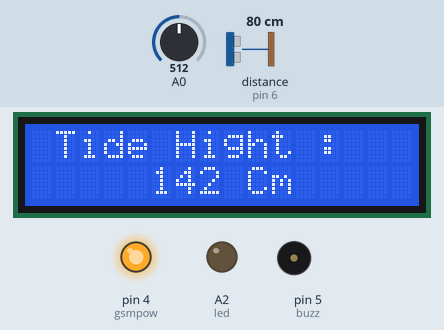
Recording of a sketch running on a simulated Arduino Uno, built with avr-gcc and run on an emulated ATmega328P. Parts: 16×2 character LCD, output pins drawn as LEDs (lit = HIGH), buzzer (waves = sounding). Wiring (inferred from the names in the program): ultrasonic range finder: trigger pin 7; echo pin 6. The inputs (shaded band) are chosen by the test bench; at power-on: distance to the obstacle (sensor on pin 6) 80 cm, A0 = 512. The echo pulse lasts 58.3 µs per cm; the modem accepts every AT command (registered, SIM ready, sends succeed) and sends nothing else; pins used as bus, display or sensor lines are not drawn; what the sketch prints to the serial monitor is not drawn.

Above: at 2.2 s.
2.3 s: distance to the obstacle (sensor on pin 6) set to 2 cm
At 8.1 s:
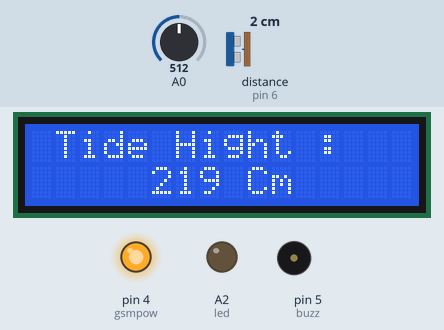
8.6 s: A0 set to 26
At 18.3 s:
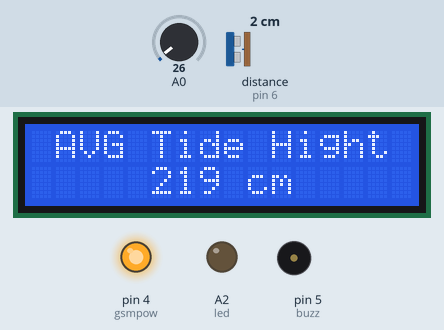
22.4 s: A0 set to 23
At 27.5 s:
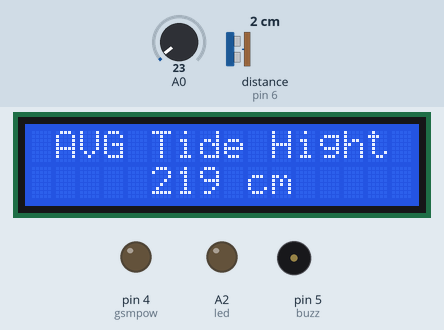
Timing chart, 0 to 29.6 s (numbered marks = the images above; inputs shaded):
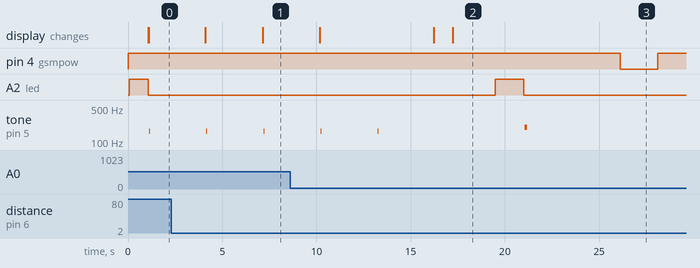

Measured:
- the behaviour switches between 25 and 24 on A0 (found by bisection; images 2 and 3)
- after the input at 2.3 s, the display: first changes after 1.8 s (image 1 shows a later state)
- by itself, tone on pin 5 (buzz): plays 166 Hz for 0.04 s, 166 Hz for 0.04 s, 199 Hz for 0.12 s

The sketch:

Oluvil.ino
```cpp
#include <SoftwareSerial.h>
#include <LiquidCrystal.h>


SoftwareSerial sms(2, 3); // RX | TX
LiquidCrystal lcd(13,12,11,10,9,8);
#define echoPin 6 // Echo Pin
#define trigPin 7 // Trigger Pi

int maximumRange = 800; // Maximum range needed
int minimumRange = 0; // Minimum range needed
long duration, distance; // Duration used to calculate distance
int temp =0;
int hight = 0;
const int gsmpow = 4;
const int aCpow = A1;
const int led = A2;
const int buzz =5;
int sensorValue = 0;
//===================================================
String msg = "";
String cmd = "";
String svNo="+94769840923";
//String svNo="+94777548249";
int rdlog[50];
int numberofReadings =5;
int averageDistance =0;
int i =0;
int x=0;
int y=0;

char loc[]="1005";

//==================================
void(* resetFunc) (void) = 0;
void tideDataSend();

void gsmSetup();
int getDistance();
void sendSms(int height,float temp,int ac);

void setup()
{
  pinMode(aCpow, INPUT_PULLUP);
  Serial.begin(2400);
  sms.begin(2400);


  pinMode(buzz, OUTPUT);
  pinMode(gsmpow, OUTPUT);
    pinMode(led, OUTPUT);
  digitalWrite(gsmpow, HIGH);
  pinMode(trigPin, OUTPUT);
  pinMode(echoPin, INPUT);


  lcd.begin(16, 2);
  lcd.setCursor(5, 0);
  lcd.print("Welcome");
  digitalWrite(led,HIGH);
  delay(1000);
    digitalWrite(led,LOW);
  lcd.clear();
  lcd.setCursor(1, 0);
  lcd.print("GSM Tide");
  lcd.setCursor(5, 1);
  lcd.print("Gauage");
  gsmSetup();


}

void loop()
{
   tideDataSend();

    delay(5000);
    digitalWrite(gsmpow, LOW);
    delay(2000);
    digitalWrite(gsmpow, HIGH);
    delay(2000);
    while (sms.available())
  {
    Serial.write(sms.read());
  }

     sensorValue = analogRead(A0);
     Serial.println(sensorValue);
   delay(900000);

}

//=============================================================
int getDistance(){

     duration=0;
     digitalWrite(trigPin, LOW);
     delayMicroseconds(2);
     digitalWrite(trigPin, HIGH);
     delayMicroseconds(10);
     digitalWrite(trigPin, LOW);
     duration = pulseIn(echoPin, HIGH);
      //Calculate the distance (in cm) based on the speed of sound.
     distance = duration/58.2;
     if (distance >= maximumRange || distance <= minimumRange){

     Serial.println("-1");
     lcd.clear();
     lcd.setCursor(1, 0);
     lcd.print("Tide Sensor");
     lcd.setCursor(5, 1);
     lcd.print("Fail");

     delay(2500);
    for(int i=0; i<800; i++)
      {
               digitalWrite(buzz, HIGH);
               delay(5);
               digitalWrite(buzz, LOW);
      }
     delay(5000);
      resetFunc();  //call reset
    }
     else {
      distance=221-distance;
      Serial.print(" ");
      Serial.println(distance);
      lcd.clear();
      lcd.setCursor(1, 0);
      lcd.print("Tide Hight : ");
      lcd.setCursor(5, 1);
      lcd.print(distance);
      lcd.print(" Cm");
     }

      return distance;
}
//=====================================================
void tideDataSend()
{


     averageDistance=0;
     x=0;
     for(int j=0;j<numberofReadings;j++){
          rdlog[j]=getDistance();
          for(int i=0; i<5; i++)
      {
               digitalWrite(buzz, HIGH);
               delay(5);
               digitalWrite(buzz, LOW);
      }
          y=abs(rdlog[j]-rdlog[j-1]);
          if(y<10)
          {
          averageDistance = averageDistance+distance;
           x++;
          }
          else{
            Serial.println("Not add");
          }
          delay(3000);
     }
    lcd.clear();
    lcd.setCursor(1, 0);
    delay(1000);
    averageDistance=averageDistance/x;
    Serial.println(" Avarage Distence:");
    Serial.println(averageDistance);
    lcd.clear();
    lcd.setCursor(1, 0);
    lcd.print("AVG Tide Hight");
    lcd.setCursor(5, 1);
    lcd.print( averageDistance);
    lcd.print( " cm");
    sendSms(averageDistance,0,0);
    for(int i=0; i<20; i++)
      {
               digitalWrite(buzz, HIGH);
               delay(5);
               digitalWrite(buzz, LOW);
      }


}
//=================================================
void sendSms(int height,float temp,int ac)
{
   sensorValue = analogRead(A0);
     Serial.println(sensorValue);
  if (sensorValue < 25)
  {
    Serial.println("GSM OFF");
    delay(1000);
    digitalWrite(gsmpow, LOW);
    delay(2000);
    digitalWrite(gsmpow, HIGH);
    delay(2000);
  }

    delay(1000);
  sms.print("AT+CMGF=1\r");

  while (sms.available())
  {
    Serial.write(sms.read());
  }


  delay(500);
 // sms.println("AT + CMGS =\"+94777548249\"");
 sms.println("AT + CMGS =\""+svNo+"\"");
// sms.println("AT + CMGS =\"+94777548249\"");
  while (sms.available())
  {
    Serial.write(sms.read());
  }
  delay(500);

  sms.print(",tide,*");
  sms.print(height);
  sms.print("*");
  sms.print(temp);
  sms.print("*");
  sms.print(ac);
  sms.print("*");
  sms.print(0);
  sms.print("*");
  sms.print(0);
  sms.print("*");
  sms.write(0x1A);


  digitalWrite(led,HIGH);
  while (sms.available())
  {
    Serial.write(sms.read());
  }
  delay(500);

  sms.write(0x1A);
    sms.write(0x1A);
  while (sms.available())
  {
    Serial.write(sms.read());
  }

  delay(500);

  sms.write(0x1A);
  while (sms.available())
  {
    Serial.write(sms.read());
  }
  delay(500);
  Serial.println("send");
    digitalWrite(led,LOW);
}

//=========================================

void gsmSetup()
{

      sensorValue = analogRead(A0);
     Serial.println(sensorValue);

  if (sensorValue < 25)
  {
    delay(1000);
    digitalWrite(gsmpow, LOW);
    delay(2000);
    digitalWrite(gsmpow, HIGH);
    delay(2000);
    lcd.clear();
    lcd.setCursor(1, 0);
    lcd.print("Power On GSM ");


  }
  else
  {
    Serial.println(sensorValue);
  }

  sensorValue = analogRead(A0);

 Serial.println(sensorValue);


}
```
